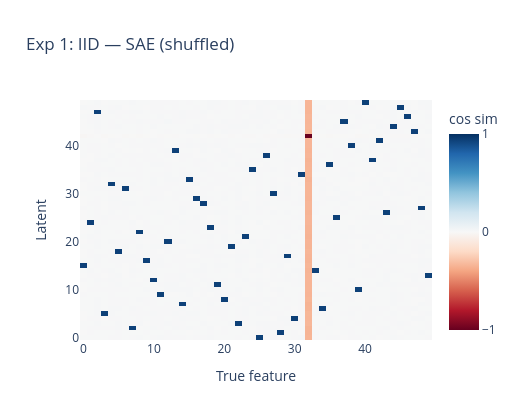
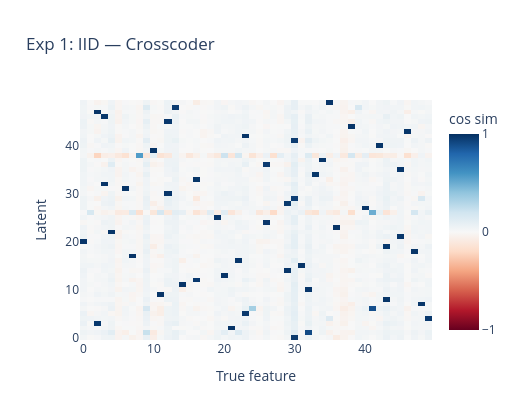

Here is the notebook cell these charts were saved with, in order:
### Code cell
m_sae1_shuf = feature_recovery_score(sae_exp1_shuf.decoder_directions, TRUE_FEATURES)
m_sae1_seq  = feature_recovery_score(sae_exp1_seq.decoder_directions,  TRUE_FEATURES)
m_cc1       = feature_recovery_score(cc_exp1.decoder_directions(pos=0), TRUE_FEATURES)

print('\n=== Exp 1 results ===')
print_recovery('SAE shuffled  ', m_sae1_shuf)
print_recovery('SAE sequential', m_sae1_seq)
print_recovery('Crosscoder    ', m_cc1)

ALL_RESULTS.append({
    'label': 'IID\n(Exp 1)',
    'sae_shuffled':   m_sae1_shuf,
    'sae_sequential': m_sae1_seq,
    'crosscoder':     m_cc1,
    'hist_sae_shuf':  hist_sae1_shuf,
    'hist_sae_seq':   hist_sae1_seq,
    'hist_cc':        hist_cc1,
})

plot_recovery_heatmap(sae_exp1_shuf.decoder_directions, TRUE_FEATURES,
                      'Exp 1: IID — SAE (shuffled)')
plot_recovery_heatmap(cc_exp1.decoder_directions(pos=0), TRUE_FEATURES,
                      'Exp 1: IID — Crosscoder')

### Figure 1 — Plotly figure (JSON) as saved in the notebook; plotly's stock layout.template omitted (floating-point values rounded to 4 significant figures; data arrays with more than 128 entries replaced by an {"elided": "..."} marker saying what was removed)
{"data": [{"colorbar": {"dtick": 1, "tickvals": [-1, 0, 1], "title": {"text": "cos sim"}}, "colorscale": [[0, "rgb(103,0,31)"], [0.1, "rgb(178,24,43)"], [0.2, "rgb(214,96,77)"], [0.3, "rgb(244,165,130)"], [0.4, "rgb(253,219,199)"], [0.5, "rgb(247,247,247)"], [0.6, "rgb(209,229,240)"], [0.7, "rgb(146,197,222)"], [0.8, "rgb(67,147,195)"], [0.9, "rgb(33,102,172)"], [1, "rgb(5,48,97)"]], "hovertemplate": "True feature: %{x}<br>Latent: %{y}<br>Cos sim: %{z:.3f}<extra></extra>", "type": "heatmap", "z": {"elided": "50x50 float values"}, "zmax": 1, "zmin": -1}], "layout": {"height": 420, "title": {"text": "Exp 1: IID — SAE (shuffled)"}, "width": 520, "xaxis": {"title": {"text": "True feature"}}, "yaxis": {"title": {"text": "Latent"}}}}

### Figure 2 — Plotly figure (JSON) as saved in the notebook; plotly's stock layout.template omitted (floating-point values rounded to 4 significant figures; data arrays with more than 128 entries replaced by an {"elided": "..."} marker saying what was removed)
{"data": [{"colorbar": {"dtick": 1, "tickvals": [-1, 0, 1], "title": {"text": "cos sim"}}, "colorscale": [[0, "rgb(103,0,31)"], [0.1, "rgb(178,24,43)"], [0.2, "rgb(214,96,77)"], [0.3, "rgb(244,165,130)"], [0.4, "rgb(253,219,199)"], [0.5, "rgb(247,247,247)"], [0.6, "rgb(209,229,240)"], [0.7, "rgb(146,197,222)"], [0.8, "rgb(67,147,195)"], [0.9, "rgb(33,102,172)"], [1, "rgb(5,48,97)"]], "hovertemplate": "True feature: %{x}<br>Latent: %{y}<br>Cos sim: %{z:.3f}<extra></extra>", "type": "heatmap", "z": {"elided": "50x50 float values"}, "zmax": 1, "zmin": -1}], "layout": {"height": 420, "title": {"text": "Exp 1: IID — Crosscoder"}, "width": 520, "xaxis": {"title": {"text": "True feature"}}, "yaxis": {"title": {"text": "Latent"}}}}
